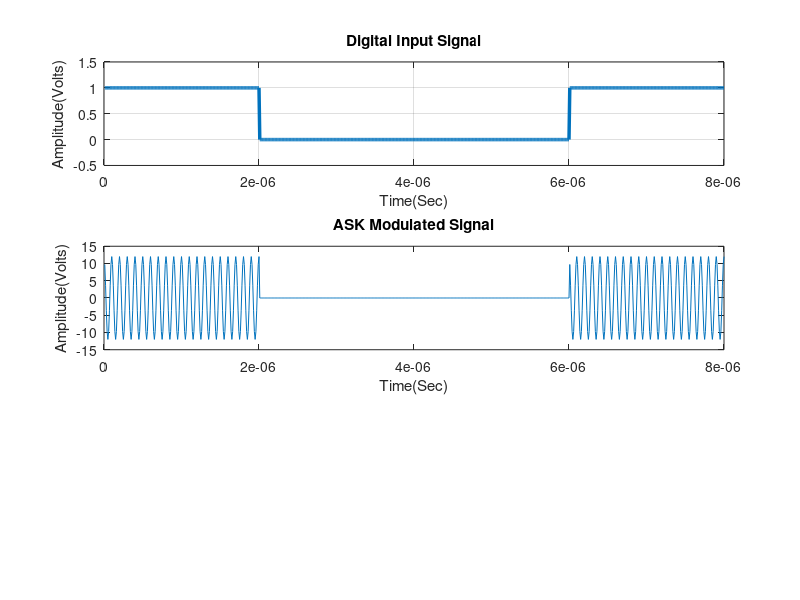

This chart was generated by the following MATLAB code:
clc;
clear all;
close all;
n=8;
x=randi([0,1],1,n);   %random bit generator
bp=.000001;          % bit period
%disp(' Binary information at Trans mitter :');
disp(x);

N = length(x);
Tb = bp % 0.0001;   %Data rate = 1MHz i.e., bit period (second)

% ************* Represent input information as digital signal *************
nb = 100;   % Digital signal per bit
digit = []; 
for n = 1:1:N
    if x(n) == 1;
       sig = ones(1,nb);
    else x(n) == 0;
        sig = zeros(1,nb);
    end
     digit = [digit sig];
end
t1 = Tb/nb:Tb/nb:nb*N*(Tb/nb);   % Time period

%figure('Name','ASK Modulation','NumberTitle','off');
subplot(3,1,1);
plot(t1,digit,'LineWidth',2.5);
grid on;
axis([0 Tb*N -0.5 1.5]);
xlabel('Time(Sec)');
ylabel('Amplitude(Volts)');
title('Digital Input Signal');

% **************************** ASK Modulation *****************************
Ac1 = 12;     % Carrier amplitude for binary input '1'
Ac2 = 0;      % Carrier amplitude for binary input '0'
br = 1/Tb;    % Bit rate
Fc = br*10;   % Carrier frequency 
t2 = Tb/nb:Tb/nb:Tb;   % Signal time             
mod = [];
for (i = 1:1:N)
    if (x(i) == 1)
        y = Ac1*cos(2*pi*Fc*t2);   % Modulation signal with carrier signal 1
    else
        y = Ac2*cos(2*pi*Fc*t2);   % Modulation signal with carrier signal 2
    end
    mod = [mod y];
end
t3 = Tb/nb:Tb/nb:Tb*N;   % Time period
subplot(3,1,2);
plot(t3,mod);
xlabel('Time(Sec)');
ylabel('Amplitude(Volts)');
title('ASK Modulated Signal');
% ********************* Transmitted signal x ******************************
